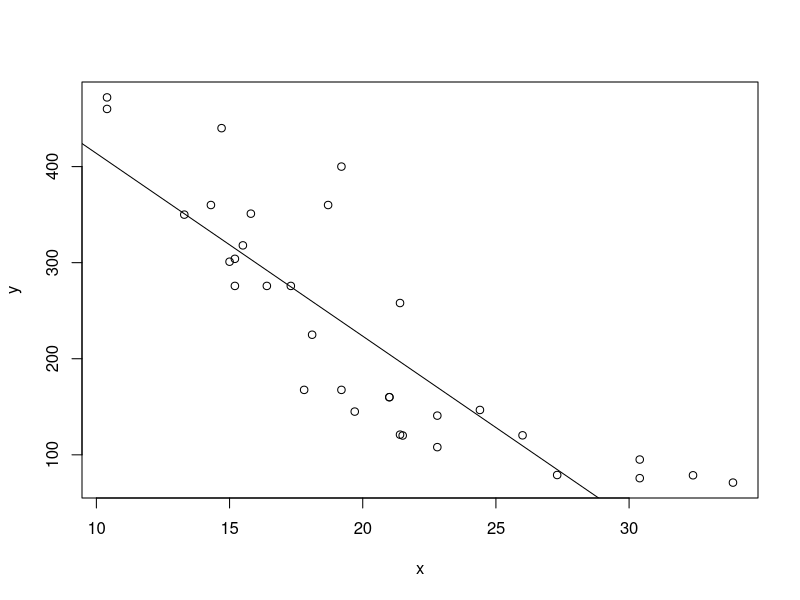
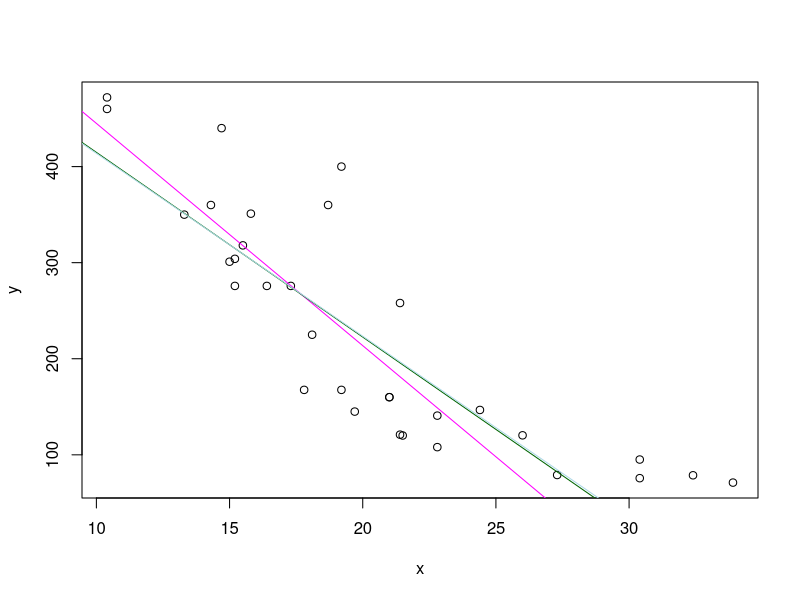
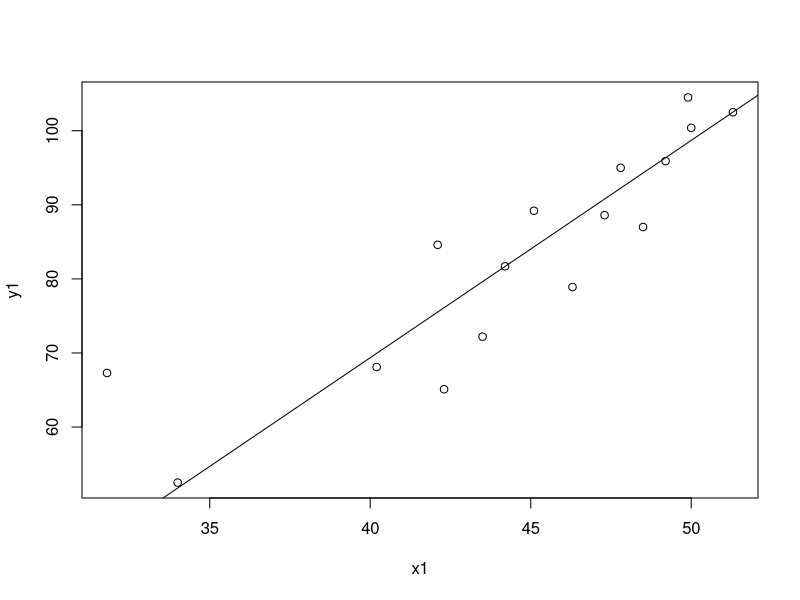
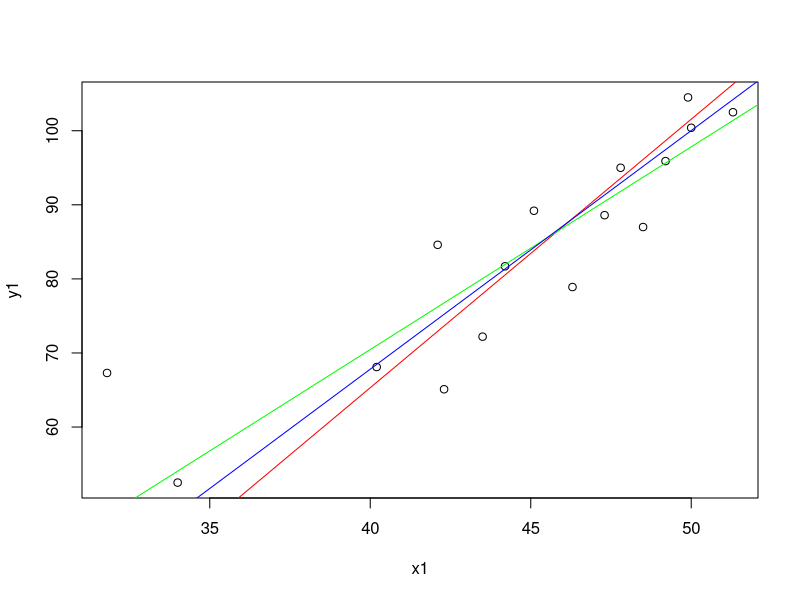

Here is the R script that generated these plots, in order:
# Resistant Line
getwd()
# Import Data mtcars
data(mtcars)
head(mtcars)

# Split Data  
head(mtcars[c('mpg', 'disp')])
mtcars[c('mpg', 'disp')]

# Take the Intercept and Slope Value
## Function = line(x, y, iter = 1)
## Fit a line robustly as recommended in Exploratory Data Analysis.
x = mtcars$mpg
y = mtcars$disp


Resline = line(x, y, iter = 4)
Resline

class(Resline)

## Methods are available for the generic functions coef, residuals, fitted, and print.
residuals(Resline)

coef(Resline)

fitted(Resline)

intersep = Resline$coefficients[1]
slope = Resline$coefficients[2]

# Making Resistant Line Plot
# 1
plot(x, y)
abline(a = intersep, b = slope)


# 2
R1 = line(x, y, iter = 1)
R2 = line(x, y, iter = 2)
R3 = line(x, y, iter = 3)
R4 = line(x, y, iter = 4)

plot(x, y)
abline(a = R1$coefficients[1], b = R1$coefficients[2], col = 'magenta')
abline(a = R2$coefficients[1], b = R2$coefficients[2], col = 'darkgreen')
abline(a = R3$coefficients[1], b = R3$coefficients[2], col = 'lightblue')
#abline(a = R4$coefficients[1], b = R4$coefficients[2], col = 'black')

# Data From the PDF Example
install.packages('readxl')
library(readxl)

df = read_excel('data temperature mortality.xlsx')
head(df)

# Take the Value of Intercept and Slope
x1 = df$temp
y1 = df$mortal

tempmor = line(x1, y1, iter = 4)
tempmor

residuals(tempmor)

coef(tempmor)

fitted(tempmor)

intersep = tempmor$coefficients[1]
slope = tempmor$coefficients[2]


## Making Plot of PDF Example Data
plot(x1, y1)
abline(a = intersep, b = slope)

R1 = line(x1, y1, iter = 1)
R2 = line(x1, y1, iter = 2)
R3 = line(x1, y1, iter = 3) 
R4 = line(x1, y1, iter = 4)

plot(x1, y1)
abline(a = R1$coefficients[1], b = R1$coefficients[2], col = 'red')
abline(a = R2$coefficients[1], b = R2$coefficients[2], col = 'green')
abline(a = R3$coefficients[1], b = R3$coefficients[2], col = 'blue')
#abline(a = R4$coefficients[1], b = R4$coefficients[2], col = 'black')




